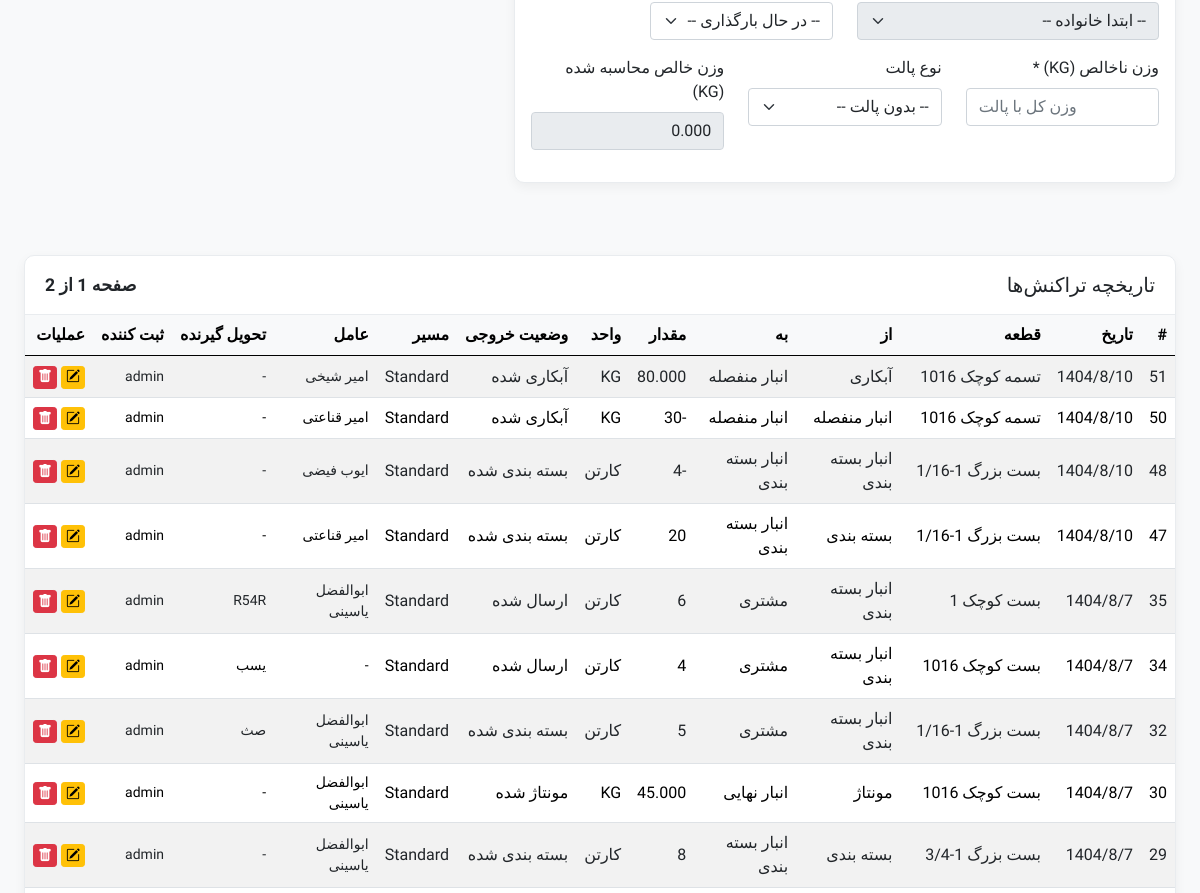
The page /modules/Warehouse/transactions.php (signed in, middle part) on the database as committed earlier.
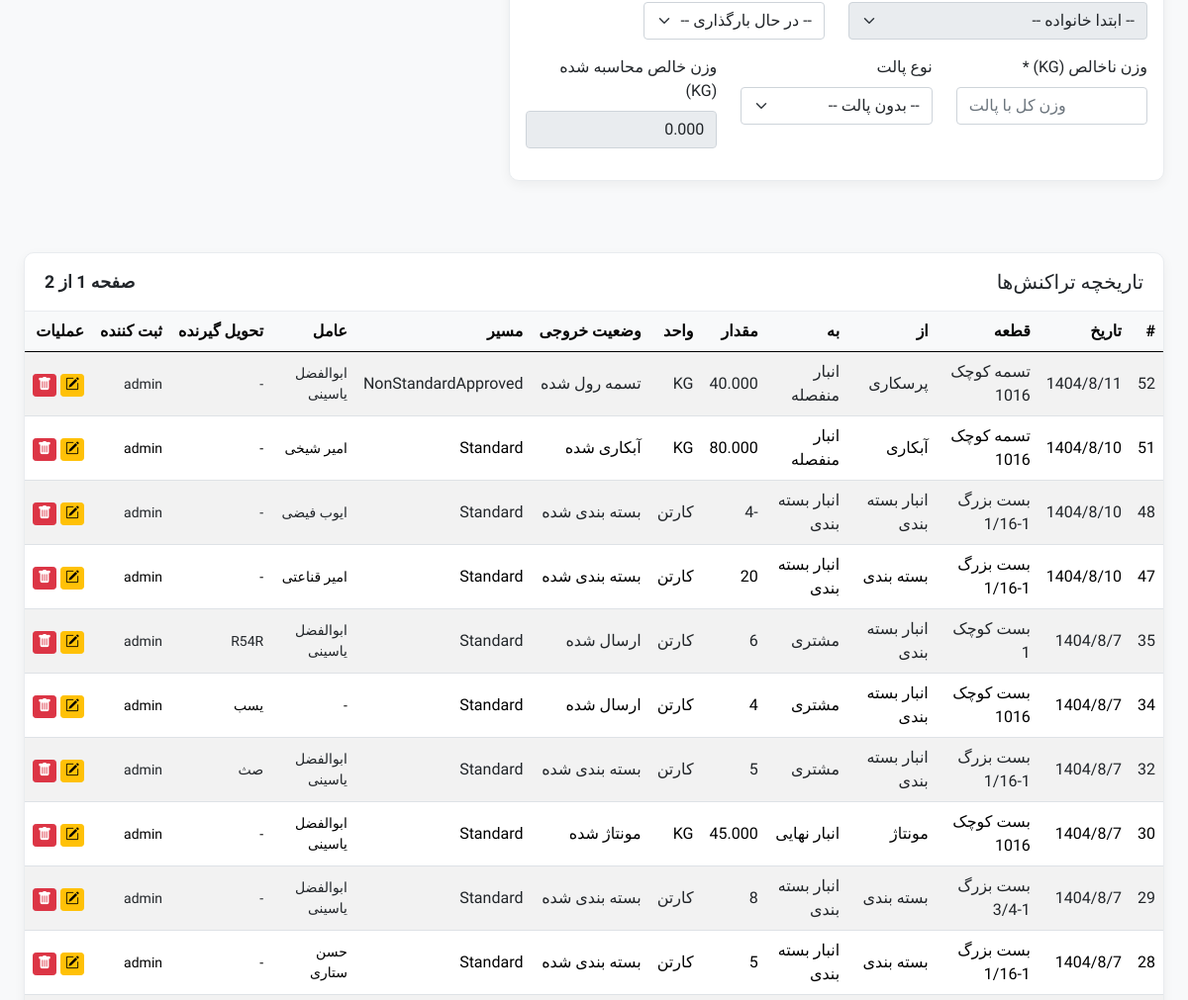
The same page on the database as committed later.
### tables this page shows
CREATE TABLE `tbl_stock_transactions` (
  `TransactionID` bigint(20) NOT NULL,
  `TransactionDate` timestamp NOT NULL DEFAULT current_timestamp(),
  `PartID` int(11) NOT NULL,
  `FromStationID` int(11) NOT NULL,
  `ToStationID` int(11) NOT NULL,
  `GrossWeightKG` decimal(10,3) DEFAULT NULL COMMENT 'وزن ناخالص با پالت بر حسب کیلوگرم',
  `PalletTypeID` int(11) DEFAULT NULL,
  `PalletWeightKG` decimal(10,3) DEFAULT NULL COMMENT 'وزن پالت ثبت شده در زمان تراکنش بر حسب کیلوگرم',
  `NetWeightKG` decimal(10,3) DEFAULT NULL COMMENT 'وزن خالص محاسبه شده بر حسب کیلوگرم',
  `CartonQuantity` int(11) DEFAULT NULL COMMENT 'تعداد کارتن (برای انبار بسته بندی)',
  `BaseWeightGR` decimal(10,3) DEFAULT NULL COMMENT 'وزن پایه بر حسب گرم',
  `AppliedWeightChangePercent` decimal(5,2) DEFAULT NULL COMMENT 'درصد تغییر وزن فرآیند (از جدول تغییرات وزن - فعلا تعریف نشده)',
  `FinalWeightGR` decimal(10,3) DEFAULT NULL COMMENT 'وزن نهایی قطعه محاسبه شده بر حسب گرم',
  `StatusAfter` varchar(100) DEFAULT NULL COMMENT 'وضعیت قطعه پس از تراکنش (از tbl_routes)',
  `StatusAfterID` int(11) DEFAULT NULL,
  `RouteStatus` enum('Standard','NonStandardPending','NonStandardApproved') NOT NULL DEFAULT 'Standard' COMMENT 'وضعیت مسیر استفاده شده',
  `DeviationID` int(11) DEFAULT NULL COMMENT 'در صورت ارتباط با مجوز ارفاقی',
  `PendingReason` text DEFAULT NULL COMMENT 'دلیل انتظار برای مسیر غیراستاندارد',
  `CreatedBy` int(11) DEFAULT NULL COMMENT 'UserID of creator',
  `OperatorEmployeeID` int(11) DEFAULT NULL COMMENT 'شناسه کارمند عامل ثبت کننده',
  `SenderEmployeeID` int(11) DEFAULT NULL COMMENT 'FK به tbl_employees برای تحویل دهنده',
  `ReceiverID` int(11) DEFAULT NULL COMMENT 'FK به tbl_receivers برای تحویل گیرنده',
  `TransactionTypeID` int(11) DEFAULT NULL COMMENT 'FK to tbl_transaction_types, used for stocktake/adjustments',
  `CreatedAt` timestamp NOT NULL DEFAULT current_timestamp()
);

CREATE TABLE `tbl_parts` (
  `PartID` int(11) NOT NULL,
  `PartCode` varchar(50) NOT NULL,
  `PartName` varchar(150) NOT NULL,
  `Description` text DEFAULT NULL,
  `FamilyID` int(11) DEFAULT NULL,
  `SizeID` int(11) DEFAULT NULL COMMENT 'FK to tbl_part_sizes',
  `BarrelWeight_Solo_KG` decimal(10,2) DEFAULT NULL COMMENT 'ظرفیت بارل (کیلوگرم) اگر قطعه تنها باشد'
);

CREATE TABLE `tbl_stations` (
  `StationID` int(11) NOT NULL,
  `StationName` varchar(100) NOT NULL,
  `StationType` enum('Production','Warehouse','QC','External') NOT NULL COMMENT 'Production, Warehouse, Quality Control, External (e.g., plating service)'
);

CREATE TABLE `tbl_part_statuses` (
  `StatusID` int(11) NOT NULL,
  `StatusName` varchar(100) NOT NULL
);

CREATE TABLE `tbl_employees` (
  `EmployeeID` int(11) NOT NULL,
  `name` varchar(255) NOT NULL,
  `DepartmentID` int(11) DEFAULT NULL,
  `JobTitle` varchar(150) DEFAULT NULL,
  `HireDate` date DEFAULT NULL,
  `Status` enum('Active','Inactive') NOT NULL DEFAULT 'Active'
);

CREATE TABLE `tbl_users` (
  `UserID` int(11) NOT NULL,
  `Username` varchar(50) NOT NULL,
  `PasswordHash` varchar(255) NOT NULL,
  `EmployeeID` int(11) NOT NULL,
  `RoleID` int(11) NOT NULL
);

CREATE TABLE `tbl_receivers` (
  `ReceiverID` int(11) NOT NULL,
  `ReceiverName` varchar(255) NOT NULL
);

### config/functions.php (called while the page is built, shortened)
<?php
if (!function_exists('jdf_gregorian_to_jalali')) {
    require_once __DIR__ . '/../lib/jdf.php';
}
function to_jalali($gregorian_date) {
    $datetime_parts = explode(' ', $gregorian_date);
    $date_part = $datetime_parts[0];
    $parts = explode('-', $date_part);
    if (count($parts) === 3 && is_numeric($parts[0]) && is_numeric($parts[1]) && is_numeric($parts[2])) {
        list($g_y, $g_m, $g_d) = $parts;
         if ($g_y > 0) {
            return jdf_gregorian_to_jalali($g_y, $g_m, $g_d, '/');
        }
    }
    return '';
}
?>

### lib/jdf.php (called while the page is built, shortened)
<?php
function jdf_div($a,$b)
{
	return (int) ($a / $b);
}
function jdf_gregorian_to_jalali($g_y, $g_m, $g_d, $mod='')
{
	$g_days_in_month = array(31, 28, 31, 30, 31, 30, 31, 31, 30, 31, 30, 31);
	$j_days_in_month = array(31, 31, 31, 31, 31, 31, 30, 30, 30, 30, 30, 29);
	$gy = $g_y-1600;
	$gm = $g_m-1;
	$gd = $g_d-1;
	$g_day_no = 365*$gy+jdf_div($gy+3,4)-jdf_div($gy+99,100)+jdf_div($gy+399,400);
	for ($i=0; $i < $gm; ++$i)
		$g_day_no += $g_days_in_month[$i];
	$g_day_no += $gd;
	$j_day_no = $g_day_no-79;
	$j_np = jdf_div($j_day_no, 12053);
	$j_day_no = $j_day_no % 12053;
	$jy = 979+33*$j_np+4*jdf_div($j_day_no,1461);
	$j_day_no %= 1461;
	if ($j_day_no >= 366)
	{
		$jy += jdf_div($j_day_no-1, 365);
		$j_day_no = ($j_day_no-1)%365;
	}
	for ($i = 0; $i < 11 && $j_day_no >= $j_days_in_month[$i]; ++$i)
		$j_day_no -= $j_days_in_month[$i];
	$jm = $i+1;
	$jd = $j_day_no+1;
	return ($mod=='')?array($jy,$jm,$jd):$jy.$mod.$jm.$mod.$jd;
}
?>

### config/crud_helpers.php (called while the page is built, shortened)
<?php
function find_all(PDO $pdo, string $sql, array $params = []): array
{
    try {
        $stmt = $pdo->prepare($sql);
        $stmt->execute($params);
        return $stmt->fetchAll(PDO::FETCH_ASSOC);
    } catch (PDOException $e) {
        error_log("Error in find_all: " . $e->getMessage() . " | SQL: " . $sql . " | Params: " . print_r($params, true));
        return [];
    }
}
?>

### config/auth_helpers.php (called while the page is built, shortened)
<?php
function has_permission(string $permission_key): bool
{
    return in_array($permission_key, $_SESSION['user_permissions']);
}

### modules/Warehouse/transactions.php (the view, shortened to what the changed rows need)
<?php
require_once __DIR__ . '/../../config/init.php';
$current_page = isset($_GET['page']) && is_numeric($_GET['page']) ? (int)$_GET['page'] : 1;
$offset = ($current_page - 1) * RECORDS_PER_PAGE;
$employees = find_all($pdo, "SELECT EmployeeID, name FROM tbl_employees ORDER BY name");
$history_query = "
    SELECT t.*, p.PartName, f.StationName as FromStation, ts.StationName as ToStation,
           ps.StatusName as StatusAfterName,
           u.Username as CreatorName, op.name as OperatorName,
           rec.ReceiverName -- Receiver Name
    FROM tbl_stock_transactions t
    JOIN tbl_parts p ON t.PartID = p.PartID
    JOIN tbl_stations f ON t.FromStationID = f.StationID
    JOIN tbl_stations ts ON t.ToStationID = ts.StationID
    LEFT JOIN tbl_part_statuses ps ON t.StatusAfterID = ps.StatusID
    LEFT JOIN tbl_users u ON t.CreatedBy = u.UserID
    LEFT JOIN tbl_employees op ON t.OperatorEmployeeID = op.EmployeeID
    LEFT JOIN tbl_receivers rec ON t.ReceiverID = rec.ReceiverID -- Join for receiver name
    ORDER BY t.TransactionDate DESC, t.TransactionID DESC
    LIMIT :limit OFFSET :offset
";
$history_stmt = $pdo->prepare($history_query);
$history_stmt->bindValue(':limit', RECORDS_PER_PAGE, PDO::PARAM_INT);
$history_stmt->bindValue(':offset', $offset, PDO::PARAM_INT);
$history_stmt->execute();
$recentTransactions = $history_stmt->fetchAll(PDO::FETCH_ASSOC);
include __DIR__ . '/../../templates/header.php';
?>
<div class="card content-card mt-5">
    <div class="card-body p-0">
        <div class="table-responsive">
            <table class="table table-striped table-hover table-sm mb-0">
                <thead>
                    <tr>
                        <th class="p-2">#</th>
                        <th class="p-2">تاریخ</th>
                        <th class="p-2">قطعه</th>
                        <th class="p-2">از</th>
                        <th class="p-2">به</th>
                        <th class="p-2">مقدار</th>
                        <th class="p-2">واحد</th>
                        <th class="p-2">وضعیت خروجی</th>
                        <th class="p-2">مسیر</th>
                        <th class="p-2">عامل</th>
                        <th class="p-2">تحویل گیرنده</th>
                        <th class="p-2">ثبت کننده</th>
                        <th class="p-2">عملیات</th>
                    </tr>
                </thead>
                <tbody id="history-tbody">
                     <?php if (empty($recentTransactions)): ?>
                        <tr><td colspan="13" class="text-center p-3 text-muted">هنوز تراکنشی ثبت نشده است.</td></tr>
                    <?php else: ?>
                        <?php foreach($recentTransactions as $tx):
                            $status_map_display = [
                                'Standard' => 'استاندارد',
                                'NonStandardPending' => '<span class="badge bg-warning text-dark">انتظار</span>',
                                'NonStandardApproved' => '<span class="badge bg-success">مجاز</span>',
                                'RequiresSelection' => '<span class="badge bg-info text-dark">انتخاب</span>'
                            ];
                            $routeStatusDisplay = $status_map_display[$tx['RouteStatus']] ?? $tx['RouteStatus'];
                            $isCartonHistory = (
                                ($tx['FromStationID'] == PACKAGING_STATION_ID && $tx['ToStationID'] == CARTON_WAREHOUSE_STATION_ID) ||
                                ($tx['FromStationID'] == CARTON_WAREHOUSE_STATION_ID && $tx['ToStationID'] == CUSTOMER_STATION_ID) ||
                                ($tx['FromStationID'] == CARTON_WAREHOUSE_STATION_ID && $tx['ToStationID'] == CARTON_WAREHOUSE_STATION_ID && $tx['TransactionTypeID'] != null)
                            );
                            $displayValue = $isCartonHistory
                                                ? (($tx['CartonQuantity'] !== null) ? (int)$tx['CartonQuantity'] : '-')
                                                : (($tx['NetWeightKG'] !== null) ? number_format((float)$tx['NetWeightKG'], 3) : '-');
                            $displayUnit = $isCartonHistory ? 'کارتن' : 'KG';
                            if ($tx['TransactionTypeID'] != null && $tx['FromStationID'] == $tx['ToStationID']) {
                                $st_type = find_by_id($pdo, 'tbl_transaction_types', $tx['TransactionTypeID'], 'TypeID');
                                if ($st_type && $st_type['StockEffect'] < 0) {
                                    $displayValue = '-' . abs((int)$displayValue);
                                } elseif ($st_type && $st_type['StockEffect'] > 0 && $st_type['TypeName'] != 'موجودی اولیه') {
                                     $displayValue = '+' . abs((int)$displayValue);
                                } else {
                                     $displayValue = abs((int)$displayValue);
                                }
                            }
                        ?>
                        <tr>
                            <td class="p-2"><?php echo $tx['TransactionID']; ?></td>
                            <td class="p-2"><?php echo to_jalali($tx['TransactionDate']); ?></td>
                            <td class="p-2"><?php echo htmlspecialchars($tx['PartName']); ?></td>
                            <td class="p-2"><?php echo htmlspecialchars($tx['FromStation']); ?></td>
                            <td class="p-2"><?php echo htmlspecialchars($tx['ToStation']); ?></td>
                            <td class="p-2"><?php echo $displayValue; ?></td>
                            <td class="p-2"><?php echo $displayUnit; ?></td>
                            <td class="p-2"><?php echo htmlspecialchars($tx['StatusAfterName'] ?? '-- بدون وضعیت --'); ?></td>
                            <td class="p-2"><?php echo $routeStatusDisplay; ?></td>
                            <td class="p-2 small"><?php echo htmlspecialchars($tx['OperatorName'] ?? '-'); ?></td>
                             <td class="p-2 small"><?php echo htmlspecialchars($tx['ReceiverName'] ?? '-'); ?></td>
                            <td class="p-2 small"><?php echo htmlspecialchars($tx['CreatorName'] ?? '-'); ?></td>
                            <td class="p-2 text-nowrap">
                                <?php if (has_permission('warehouse.transactions.manage')):  ?>
                                    <a href="?edit_id=<?php echo $tx['TransactionID']; ?>&page=<?php echo $current_page; ?>" class="btn btn-warning btn-sm py-0 px-1" title="ویرایش"><i class="bi bi-pencil-square"></i></a>
                                    <button type="button" class="btn btn-danger btn-sm py-0 px-1 delete-btn" data-tx-id="<?php echo $tx['TransactionID']; ?>" data-bs-toggle="modal" data-bs-target="#deleteConfirmModal" title="حذف"><i class="bi bi-trash-fill"></i></button>
                                <?php else: ?>
                                    <span class="text-muted small">-</span>
                                <?php endif; ?>
                            </td>
                        </tr>
                        <?php endforeach; ?>
                    <?php endif; ?>
                </tbody>
            </table>
        </div>
    </div>
</div>
<?php include __DIR__ . '/../../templates/footer.php'; ?>

Rows that differ between the two databases and show on the page:
removed tbl_stock_transactions: TransactionID "50", TransactionDate "1404/8/10", PartID.PartName "تسمه کوچک 1016", FromStationID.StationName "انبار منفصله", displayValue "-30", FromStationID "KG", StatusAfterID.StatusName "آبکاری شده", RouteStatus "Standard", OperatorEmployeeID.name "امیر قناعتی", ReceiverName "-", CreatedBy.Username "admin"
added tbl_stock_transactions: TransactionID "52", TransactionDate "1404/8/11", PartID.PartName "تسمه کوچک 1016", FromStationID.StationName "پرسکاری", ToStationID.StationName "انبار منفصله", NetWeightKG "40.000", FromStationID "KG", StatusAfterID.StatusName "تسمه رول شده", RouteStatus "NonStandardApproved", OperatorEmployeeID.name "ابوالفضل یاسینی", ReceiverName "-", CreatedBy.Username "admin"
now on this page (row unchanged): tbl_stock_transactions: TransactionID "28", TransactionDate "1404/8/7", PartID.PartName "بست بزرگ 1-1/16", FromStationID.StationName "بسته بندی", ToStationID.StationName "انبار بسته بندی", CartonQuantity "5", displayUnit "کارتن", StatusAfterID.StatusName "بسته بندی شده", RouteStatus "Standard", OperatorEmployeeID.name "حسن ستاری", ReceiverName "-", CreatedBy.Username "admin"
